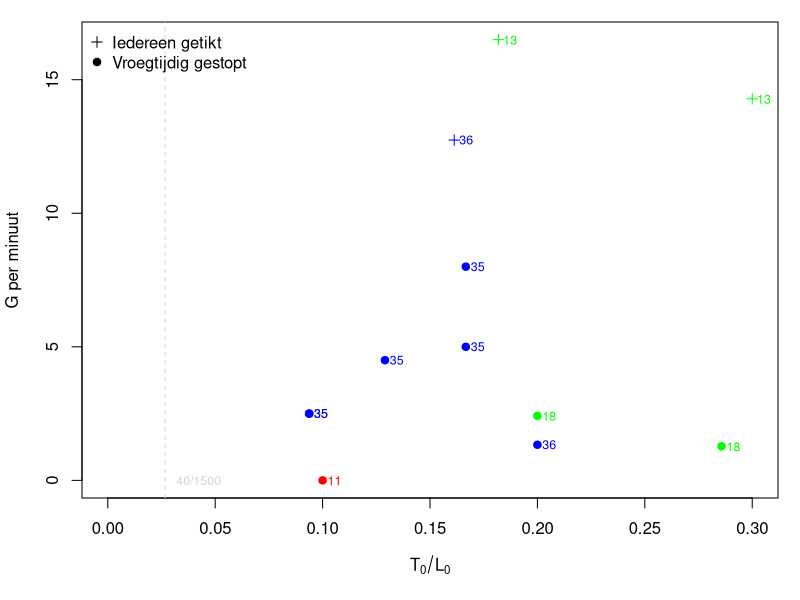

This chart was generated by the following R code:
## ---- chunk 1
knitr::opts_chunk$set(echo = FALSE)
## ---- chunk 2
data <- read.csv("data/schone_data.csv")
data <- data[c("n_spelers", "n_lopers", "n_tikkers", "n_getikt", "duur")]
knitr::kable(data, col.names = c("# spelers", "# lopers", "# tikkers", "# getikt", "duur [sec]"))
## ---- chunk 3
data_mod <- data.frame(y = 60 * data$n_getikt / data$duur,
                       x = data$n_tikkers / data$n_lopers,
                       stringsAsFactors = FALSE)
# kleur de punten in functie van het totaal aantal spelers
data_mod$color <- ifelse(data$n_spelers < 30, "green", "blue")
data_mod$color[data_mod$y == 0] <- "red"
# geef een verschillend symbool aan spelletjes die voortijdig gestopt zijn
data_mod$pch <- ifelse(data$n_lopers == data$n_getikt, 3, 19)
opar <- par(mar = c(5.1, 4.1, 1.1, 1.1))
plot(data_mod$x, data_mod$y, col = data_mod$color, pch = data_mod$pch,
     main = "", xlab = expression(T[0]/L[0]), ylab = "G per minuut",
     xlim = range(0, range(data_mod$x)))
text(data_mod$x, data_mod$y, col = data_mod$color, labels = data$n_spelers,
     cex = 0.75, adj = - 0.35)
abline(v = 40 / 1500, lty = "dashed", col = "lightgray")
text(40 / 1500, 0, col = "lightgray", labels = "40/1500", cex = 0.75, adj = -0.25)
legend("topleft", pch = c(3, 19), legend = c("Iedereen getikt", "Vroegtijdig gestopt"), bty = "n")
par(opar)
